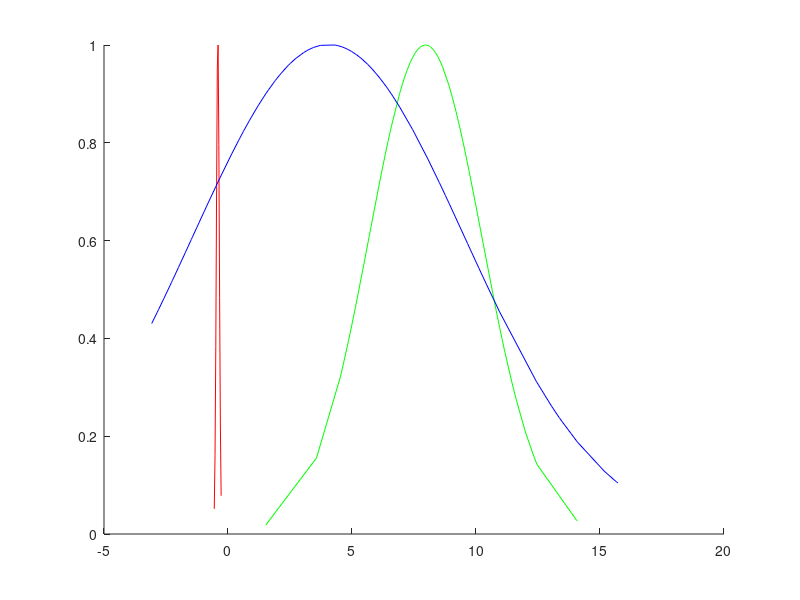

This figure's MATLAB source:
close all
y1=[-0.4307235
-0.39995754
-0.49225542
-0.39995754
-0.36919156
-0.36919156
-0.46148944
-0.33842558
-0.4307235
-0.30765963
-0.4307235
-0.33842558
-0.33842558
-0.36919156
-0.4307235
-0.46148944
-0.39995754
-0.36919156
-0.33842558
-0.36919156
-0.30765963
-0.4307235
-0.46148944
-0.4307235
-0.30765963
-0.4307235
-0.4307235
-0.4307235
-0.4307235
-0.46148944
-0.52302134
-0.46148944
-0.30765963
-0.39995754
-0.36919156
-0.46148944
-0.55378735
-0.49225542
-0.39995754
-0.27689368
-0.27689368
-0.4307235
-0.39995754
-0.46148944
-0.30765963
-0.39995754
-0.46148944
-0.46148944
-0.36919156
-0.36919156
-0.39995754
-0.4307235
-0.33842558
-0.36919156
-0.52302134
-0.39995754
-0.46148944
-0.39995754
-0.49225542
-0.4307235
-0.39995754
-0.46148944
-0.4307235
-0.39995754
-0.33842558
-0.39995754
-0.4307235
-0.39995754
-0.4307235
-0.36916156
-0.36916156
-0.52302134
-0.36916156
-0.36916156
-0.49225542
-0.33842558
-0.49225542
-0.36919156
-0.33842558
-0.46148944
-0.46148944
-0.36919156
-0.4307235
-0.46148944
-0.36919156
-0.36919156
-0.46148944
-0.39995754
-0.36919156
-0.39995754
-0.36919156
-0.4307235
-0.4307235
-0.4307235
-0.52302134
-0.39995754
-0.55378735
-0.36919156
-0.46148944
-0.36919156]
y1=sort(y1,'ascend')
p4=normpdf(y1,-0.410109093,0.058840912)
W4=max(p4);
p4=p4/W4;

y2=[8.30681
8.891363
9.045193
9.998938
8.583704
7.537661
7.199236
6.9223423
6.593108
7.5684266
7.7837887
7.9376183
7.9683847
7.9376183
8.122213
8.15298
7.753023
7.445363
7.5684266
7.5684266
7.6607246
7.6607246
10.122002
11.444939
11.629534
11.044981
9.968172
9.137491
8.30681
5.4763412
5.4763412
5.10715
6.5223837
7.629959
9.322086
11.168044
11.137279
7.6607246
7.0454054
7.1069374
7.1684694
5.1379156
5.1379156
4.5225964
4.6148944
4.984086
4.861022
4.7994905
4.984086
6.214745
12.337152
11.568003
10.06047
11.96796
14.090811
14.060045
8.645235
4.922554
3.5688515
4.5533624
5.691703
5.691703
8.645235
9.44515
9.537448
9.722044
8.922129
7.9068527
7.199236
6.460852
6.3377886
6.953108
7.353065
7.906827
8.13746
8.368341
8.46064
8.183746
7.9991503
7.37661
7.137703
7.137703
7.2300014
7.722256
9.199022
11.137279
12.460215
1.521748
10.9526825
8.4914055
7.0146394
5.10715
4.5533624
9.2609797
6.0916605
8.091448
8.091448
12.029491
10.798853
8.183746]
y2=sort(y2,'ascend')
p5=normpdf(y2,7.962242006,2.277465688)
W5=max(p5);
p5=p5/W5;

y3=[-2.2766812
-2.2766812
-2.5843408
-2.7997026
-2.8612347
-1.722894
-2.2766812
-1.722894
0.861447
5.3532777
10.9526825
15.16762
15.567577
13.044767
10.429662
8.060682
5.814767
3.230426
0.61531925
-1.2614044
-2.3382132
-0.9537449
-0.9537449
-0.9537449
-0.30765963
0.6460852
1.8767238
3.1688943
5.1686816
6.614682
9.968172
12.429449
13.352428
15.198386
15.69064
15.69064
13.383194
9.660513
6.4300866
4.430299
2.7381706
1.6305959
1.1383406
0.4307235
0.15382981
-0.49225542
-1.1691066
-1.4767662
-1.7844257
-1.5998302
1.5382981
2.0613196
3.445788
4.6148944
4.8302565
4.984086
4.6764264
6.0916605
6.9223423
4.307235
1.2306385
1.2306385
2.3382132
1.1383406
1.1383406
0.9229789
1.9074898
2.492043
2.7074046
2.5228088
2.430511
2.7074046
3.7226815
5.6301713
10.9526825
15.659876
15.721407
15.721407
14.090811
10.122002
10.122002
7.445363
6.368554
4.984086
3.0458302
1.4152343
0.46148944
0.15382981
-0.7999151
-1.4460003
-1.9997876
-1.9997876
-3.0765963
-2.8304687
-2.2459152
-0.861447
5.414809
8.522172
8.922129
8.768299]
y3=sort(y3,'ascend')
p6=normpdf(y3,4.053107938,5.487838227)
W6=max(p6);
p6=p6/W6;
hold all
plot(y1,p4,'r')
plot(y2,p5,'g')
plot(y3,p6,'b')

